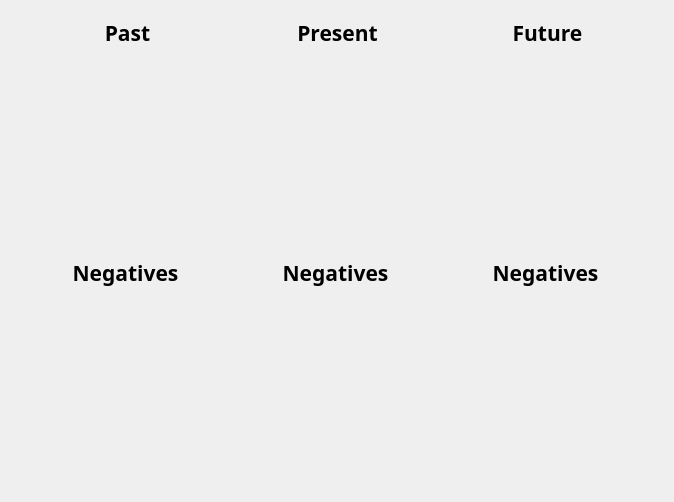
<?xml version="1.0" encoding="UTF-8"?>
<ui version="4.0">
 <class>ThreeDecipher</class>
 <widget class="QWidget" name="ThreeDecipher">
  <property name="geometry">
   <rect>
    <x>0</x>
    <y>0</y>
    <width>674</width>
    <height>502</height>
   </rect>
  </property>
  <property name="windowTitle">
   <string>Form</string>
  </property>
  <widget class="QLabel" name="pas_label">
   <property name="geometry">
    <rect>
     <x>30</x>
     <y>20</y>
     <width>195</width>
     <height>26</height>
    </rect>
   </property>
   <property name="font">
    <font>
     <family>Cormorant Infant SemiBold</family>
     <pointsize>16</pointsize>
     <bold>true</bold>
    </font>
   </property>
   <property name="layoutDirection">
    <enum>Qt::LeftToRight</enum>
   </property>
   <property name="text">
    <string>Past</string>
   </property>
   <property name="alignment">
    <set>Qt::AlignCenter</set>
   </property>
  </widget>
  <widget class="QLabel" name="pre_label">
   <property name="geometry">
    <rect>
     <x>240</x>
     <y>20</y>
     <width>195</width>
     <height>26</height>
    </rect>
   </property>
   <property name="font">
    <font>
     <family>Cormorant Infant SemiBold</family>
     <pointsize>16</pointsize>
     <bold>true</bold>
    </font>
   </property>
   <property name="layoutDirection">
    <enum>Qt::LeftToRight</enum>
   </property>
   <property name="text">
    <string>Present</string>
   </property>
   <property name="alignment">
    <set>Qt::AlignCenter</set>
   </property>
  </widget>
  <widget class="QLabel" name="fut_label">
   <property name="geometry">
    <rect>
     <x>450</x>
     <y>20</y>
     <width>195</width>
     <height>26</height>
    </rect>
   </property>
   <property name="font">
    <font>
     <family>Cormorant Infant SemiBold</family>
     <pointsize>16</pointsize>
     <bold>true</bold>
    </font>
   </property>
   <property name="layoutDirection">
    <enum>Qt::LeftToRight</enum>
   </property>
   <property name="text">
    <string>Future</string>
   </property>
   <property name="alignment">
    <set>Qt::AlignCenter</set>
   </property>
  </widget>
  <widget class="QLabel" name="pas_desc">
   <property name="geometry">
    <rect>
     <x>40</x>
     <y>110</y>
     <width>175</width>
     <height>140</height>
    </rect>
   </property>
   <property name="autoFillBackground">
    <bool>true</bool>
   </property>
   <property name="text">
    <string/>
   </property>
   <property name="wordWrap">
    <bool>true</bool>
   </property>
  </widget>
  <widget class="QLabel" name="pre_desc">
   <property name="geometry">
    <rect>
     <x>250</x>
     <y>110</y>
     <width>175</width>
     <height>140</height>
    </rect>
   </property>
   <property name="autoFillBackground">
    <bool>true</bool>
   </property>
   <property name="text">
    <string/>
   </property>
   <property name="wordWrap">
    <bool>true</bool>
   </property>
  </widget>
  <widget class="QLabel" name="fut_desc">
   <property name="geometry">
    <rect>
     <x>460</x>
     <y>110</y>
     <width>175</width>
     <height>140</height>
    </rect>
   </property>
   <property name="autoFillBackground">
    <bool>true</bool>
   </property>
   <property name="text">
    <string/>
   </property>
   <property name="wordWrap">
    <bool>true</bool>
   </property>
  </widget>
  <widget class="QLabel" name="pre_card_title">
   <property name="geometry">
    <rect>
     <x>240</x>
     <y>60</y>
     <width>195</width>
     <height>26</height>
    </rect>
   </property>
   <property name="font">
    <font>
     <family>Cormorant Infant SemiBold</family>
     <pointsize>16</pointsize>
     <bold>true</bold>
    </font>
   </property>
   <property name="layoutDirection">
    <enum>Qt::LeftToRight</enum>
   </property>
   <property name="text">
    <string/>
   </property>
   <property name="alignment">
    <set>Qt::AlignCenter</set>
   </property>
  </widget>
  <widget class="QLabel" name="pas_card_title">
   <property name="geometry">
    <rect>
     <x>30</x>
     <y>60</y>
     <width>195</width>
     <height>26</height>
    </rect>
   </property>
   <property name="font">
    <font>
     <family>Cormorant Infant SemiBold</family>
     <pointsize>16</pointsize>
     <bold>true</bold>
    </font>
   </property>
   <property name="layoutDirection">
    <enum>Qt::LeftToRight</enum>
   </property>
   <property name="text">
    <string/>
   </property>
   <property name="alignment">
    <set>Qt::AlignCenter</set>
   </property>
  </widget>
  <widget class="QLabel" name="fut_card_title">
   <property name="geometry">
    <rect>
     <x>450</x>
     <y>60</y>
     <width>195</width>
     <height>26</height>
    </rect>
   </property>
   <property name="font">
    <font>
     <family>Cormorant Infant SemiBold</family>
     <pointsize>16</pointsize>
     <bold>true</bold>
    </font>
   </property>
   <property name="layoutDirection">
    <enum>Qt::LeftToRight</enum>
   </property>
   <property name="text">
    <string/>
   </property>
   <property name="alignment">
    <set>Qt::AlignCenter</set>
   </property>
  </widget>
  <widget class="QLabel" name="pas_neg_desc">
   <property name="geometry">
    <rect>
     <x>40</x>
     <y>320</y>
     <width>175</width>
     <height>140</height>
    </rect>
   </property>
   <property name="autoFillBackground">
    <bool>true</bool>
   </property>
   <property name="text">
    <string/>
   </property>
   <property name="wordWrap">
    <bool>true</bool>
   </property>
  </widget>
  <widget class="QLabel" name="pre_neg_desc">
   <property name="geometry">
    <rect>
     <x>250</x>
     <y>320</y>
     <width>175</width>
     <height>140</height>
    </rect>
   </property>
   <property name="autoFillBackground">
    <bool>true</bool>
   </property>
   <property name="text">
    <string/>
   </property>
   <property name="wordWrap">
    <bool>true</bool>
   </property>
  </widget>
  <widget class="QLabel" name="fut_neg_desc">
   <property name="geometry">
    <rect>
     <x>460</x>
     <y>320</y>
     <width>175</width>
     <height>140</height>
    </rect>
   </property>
   <property name="autoFillBackground">
    <bool>true</bool>
   </property>
   <property name="text">
    <string/>
   </property>
   <property name="wordWrap">
    <bool>true</bool>
   </property>
  </widget>
  <widget class="QLabel" name="pas_neg">
   <property name="geometry">
    <rect>
     <x>30</x>
     <y>260</y>
     <width>191</width>
     <height>26</height>
    </rect>
   </property>
   <property name="font">
    <font>
     <family>Cormorant Infant SemiBold</family>
     <pointsize>16</pointsize>
     <bold>true</bold>
    </font>
   </property>
   <property name="layoutDirection">
    <enum>Qt::LeftToRight</enum>
   </property>
   <property name="text">
    <string>Negatives</string>
   </property>
   <property name="alignment">
    <set>Qt::AlignCenter</set>
   </property>
  </widget>
  <widget class="QLabel" name="pre_neg">
   <property name="geometry">
    <rect>
     <x>240</x>
     <y>260</y>
     <width>191</width>
     <height>26</height>
    </rect>
   </property>
   <property name="font">
    <font>
     <family>Cormorant Infant SemiBold</family>
     <pointsize>16</pointsize>
     <bold>true</bold>
    </font>
   </property>
   <property name="layoutDirection">
    <enum>Qt::LeftToRight</enum>
   </property>
   <property name="text">
    <string>Negatives</string>
   </property>
   <property name="alignment">
    <set>Qt::AlignCenter</set>
   </property>
  </widget>
  <widget class="QLabel" name="fut_neg">
   <property name="geometry">
    <rect>
     <x>450</x>
     <y>260</y>
     <width>191</width>
     <height>26</height>
    </rect>
   </property>
   <property name="font">
    <font>
     <family>Cormorant Infant SemiBold</family>
     <pointsize>16</pointsize>
     <bold>true</bold>
    </font>
   </property>
   <property name="layoutDirection">
    <enum>Qt::LeftToRight</enum>
   </property>
   <property name="text">
    <string>Negatives</string>
   </property>
   <property name="alignment">
    <set>Qt::AlignCenter</set>
   </property>
  </widget>
 </widget>
 <resources/>
 <connections/>
</ui>
